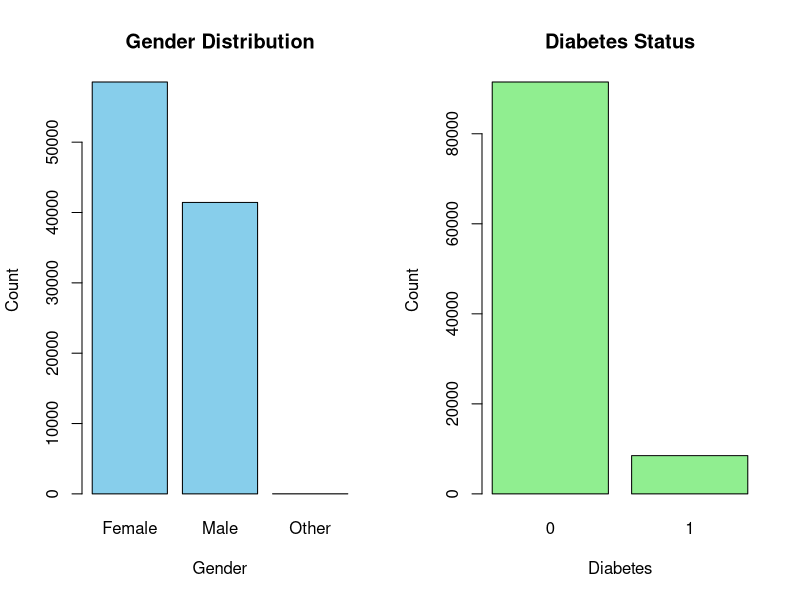

The R script that drew this image:
# Read the data
diabetes_prediction_dataset <- read.csv("Plots/diabetes_prediction_dataset.csv", header=TRUE, sep=";")

# Set up a 1x2 grid layout for two plots side by side
par(mfrow=c(1, 2))

# Plot 1: Bar chart for gender distribution
barplot(table(diabetes_prediction_dataset$gender), main="Gender Distribution", xlab="Gender", ylab="Count", col="skyblue")

# Plot 2: Bar chart for diabetes status
barplot(table(diabetes_prediction_dataset$diabetes), main="Diabetes Status", xlab="Diabetes", ylab="Count", col="lightgreen")

# Reset the layout to the default (1x1) after creating the plots
par(mfrow=c(1, 1))
